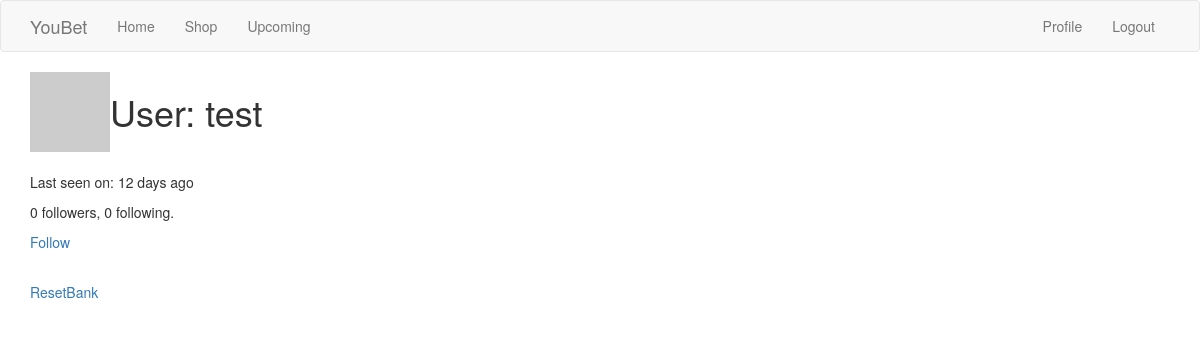
The app's page /user/test (signed in), older data.
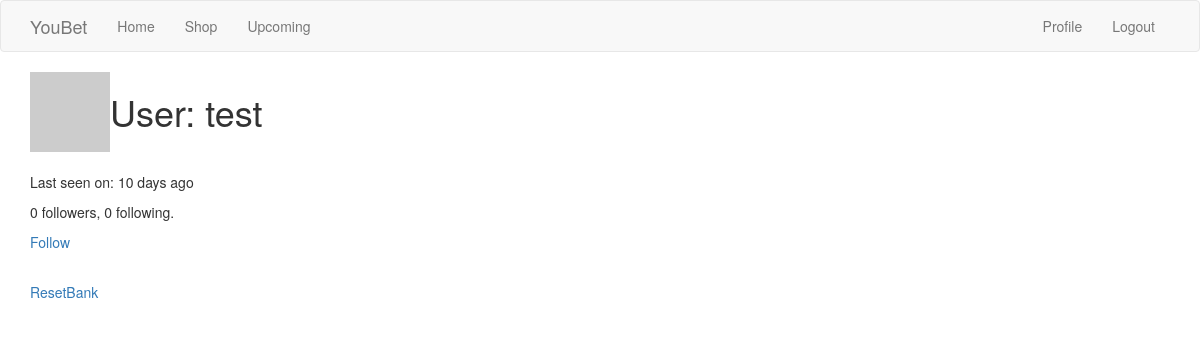
The same page, newer data.
### app/models.py (models this page shows, shortened)
class User(UserMixin, db.Model):
    def is_following(self, user):
        return self.followed.filter(
            followers.c.followed_id == user.id
            ).count() > 0
    def avatar(self, size):
        digest = md5(self.email.lower().encode('utf-8')).hexdigest()
        return 'https://www.gravatar.com/avatar/{}?d=identicon&s={}'.format(digest, size)
    id = db.Column(db.Integer, primary_key=True)
    username = db.Column(db.String(64), index=True, unique=True)
    email = db.Column(db.String(120), index=True, unique=True)
    password_hash = db.Column(db.String(128))
    posts = db.relationship('Post', backref='author', lazy='dynamic')
    about_me = db.Column(db.String(140))
    last_seen = db.Column(db.DateTime, default=datetime.utcnow)
    coins = db.Column(db.Integer, default=10)
    followed = db.relationship(
        'User', secondary=followers,
        primaryjoin=(followers.c.follower_id == id),
        secondaryjoin=(followers.c.followed_id == id),
        backref=db.backref('followers', lazy='dynamic'), lazy='dynamic')

### app/ref/routes.py (the view)
@app.route('/user/<username>')
@login_required
def user(username):
    user = User.query.filter_by(username=username).first_or_404()
    posts = [
        {'author': user, 'body': ''},
    ]
    return render_template('auth/user.html', user=user, posts=posts)

### app/models.py (called while the page is built)
@login.user_loader
def load_user(id):
    return User.query.get(int(id))

### app/ref/routes.py (called while the page is built)
@app.before_request
def before_request():
    if current_user.is_authenticated:
        current_user.last_seen = datetime.utcnow()
        db.session.commit()

### app/templates/auth/user.html (shortened to what this page needs)
{% extends "base.html" %}
{% import 'bootstrap/wtf.html' as wtf %}
{% block app_content %}
	<table>
		<tr valign="top">
			<td><img src="{{ user.avatar(128) }}"></td>
			<td><h1>User: {{ user.username }}</h1></td>
		</tr>
	</table>
    <br>
    <div>
        {% if user.last_seen %}<p>Last seen on: {{moment(user.last_seen).fromNow() }}</p>{% endif %}
        <p>{{ user.followers.count() }} followers, {{ user.followed.count() }} following.</p>
        {% if user == current_user %}
        <p><a href="{{ url_for('edit_profile') }}">Edit your profile</a></p>
        {% elif not current_user.is_following(user) %}
        <p><a href="{{ url_for('follow', username=user.username) }}">Follow</a></p>
        {% else %}
        <p><a href="{{ url_for('unfollow', username=user.username) }}">Unfollow</a></p>
        {% endif %}
        <br>
        <p><a href="{{ url_for('set_coins', username=user.username) }}">ResetBank</a></p>
    </div>
{% endblock %}

Row changes from the older to the newer data that the page shows:
changed User "test": last_seen "12 days ago" → "10 days ago"
